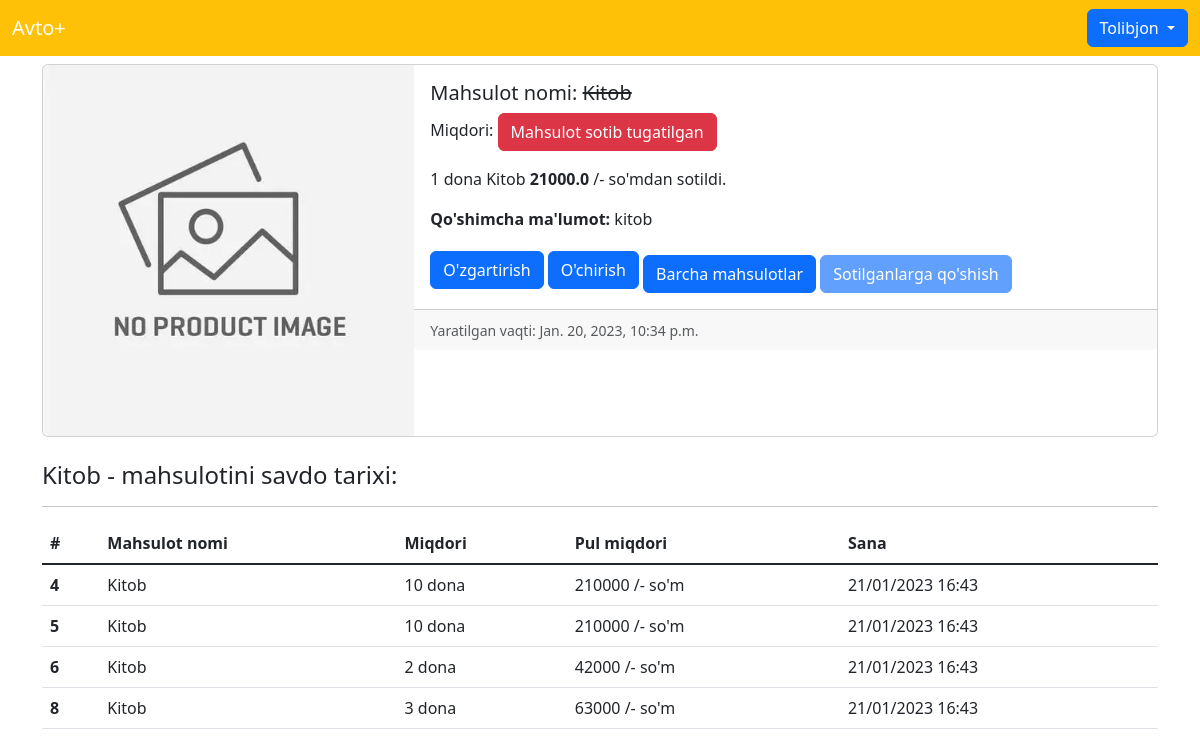
Screenshot of /products/12/ (signed in) with the database file from the repository.
### products/models.py (models this page shows, shortened)
class AllProducts(models.Model):
    nomi = models.CharField(max_length=250)
    miqdori = models.PositiveIntegerField()
    miqdor_birligi = models.CharField(max_length=150, help_text="O'lchov birligini kiriting: Kg, Tonna, Vagon, Litr, Dona", null=True)
    birlik_narxi = models.FloatField(null=True)
    tavsif = models.TextField()
    photo = models.ImageField(upload_to='images/' , default="images/no-image.jpg")
    created_at = models.DateTimeField(auto_now_add=True, null=True)

class SoldProducts(models.Model):
    product = models.ForeignKey(AllProducts,on_delete=models.CASCADE, related_name="soldproducts")
    miqdori = models.PositiveIntegerField(
        null=True, help_text="Sotilgan mahsulot miqdorini kiriting."
    )
    created_at = models.DateTimeField(default=timezone.now)

### products/views.py (the view)
# urls.py: path("products/<int:pk>/" , PrDetailView.as_view() , name="info"),
class PrDetailView(LoginRequiredMixin , DetailView):
    model = AllProducts
    template_name = "info.html"

### templates/info.html (shortened to what this page needs)
{% extends 'base.html' %}
{% load crispy_forms_tags %}
{% block content %}
<div class="card mb-3 w-85 mx-auto">
    <div class="row g-0">
      <div class="col-md-4">
        {% if object.photo %}
        <img src="{{ object.photo.url }}" class="img-fluid rounded-start" alt="...">
        {% endif %}
      </div>
      <div class="col-md-8">
        <div class="card-body">
          {% if object.miqdori > 0 %}
          <h5 class="card-title">Mahsulot nomi: {{ object.nomi }}</h5>
            {% else %}
            <h5 class="card-title">Mahsulot nomi: <strike>{{ object.nomi }}</strike></h5>
            {% endif %}
        <p class="card-text">Miqdori:
        {% if object.miqdori > 0 %}
        {{ object.miqdori }} {% if object.miqdor_birligi %} - {{ object.miqdor_birligi }} {% endif %}
        <p class="card-text">Birlik narxi: {{ object.birlik_narxi }} /- so'm</p>
        <p class="card-text">Umumiy narxi: {% widthratio object.birlik_narxi 1 object.miqdori %} /- so'm</p>
        {% else %}
        <spa class="btn btn-danger">Mahsulot sotib tugatilgan</spa>
        <p class="card-text"> 1 {{ object.miqdor_birligi }} {{ object.nomi }}   <strong>{{ object.birlik_narxi }}</strong> /- so'mdan sotildi.</p>
        {% endif %}
        </p>
        <p class="card-text"><strong>Qo'shimcha ma'lumot:</strong> {{ object.tavsif }} </p
            <ul class="list-group list-group-flush">
              <li class="list-group-item">
                <a href="{% url 'update' object.pk %}" class="btn btn-primary">O'zgartirish</a>
                <a href="{% url 'delete' object.pk %}" class="btn btn-primary">O'chirish</a>
                <a href="{% url 'products' %}" class="btn btn-primary mt-2">Barcha mahsulotlar</a>
                {% if object.miqdori > 0 %}
                <a href="{% url 'sold' %}?product={{ object.id }}" class="btn btn-primary mt-2">Sotilganlarga qo'shish</a>
                {% else %}
                <a href="{% url 'sold' %}?product={{ object.id }}" class="btn btn-primary mt-2 disabled">Sotilganlarga qo'shish</a>
                {% endif %}
            </li>
        </div>
        <div class="card-footer">
            <p class="card-text"><small class="text-muted">Yaratilgan vaqti: {{ object.created_at }} </small></p>
        </div>
      </div>
    </div>
  </div>
  <h4 class="mt-4">{{ object.nomi }} - mahsulotini savdo tarixi:</h4>
  <hr>
  {% if object.soldproducts.exists %}
  <table class="table">
    <thead>
      <tr>
        <th scope="col">#</th>
        <th scope="col">Mahsulot nomi</th>
        <th scope="col">Miqdori</th>
        <th scope="col">Pul miqdori</th>
        <th scope="col">Sana</th>
      </tr>
    </thead>
    <tbody class="table-group-divider">
      {% for history in object.soldproducts.all %}
      <tr>
        <th scope="row"> {{ history.id }} </th>
        <td> {{ history.product.nomi }} </td>
        <td> {{ history.miqdori }} {{ history.product.miqdor_birligi }} </td>
        <td> {% widthratio history.miqdori 1 history.product.birlik_narxi %} /- so'm </td>
        <td> {{ history.created_at|date:"d/m/Y G:i" }} </td>
      </tr>
      {% endfor %}
    </tbody>
  </table>
  {% else %}
  <p>Savdo tarixi mavjud emas.</p>
  {% endif %}
{% endblock content %}

### templates/base.html (shortened to what this page needs)
<!DOCTYPE html>
<html lang="en">
<head>
    <link href="https://cdn.jsdelivr.net/npm/bootstrap@5.3.0-alpha1/dist/css/bootstrap.min.css" rel="stylesheet">
    <link rel="stylesheet" href="https://cdnjs.cloudflare.com/ajax/libs/font-awesome/6.2.1/css/all.min.css" />
</head>
<body>
    <nav class="navbar navbar-expand-lg bg-warning">
        <div class="container-fluid">
          <a class="navbar-brand text-white" href="{% url 'home' %}">Avto+</a>
          <div class="collapse navbar-collapse" id="navbarSupportedContent">
           <div>
            {% if user.is_authenticated %}
            <div class="btn-group">
            <button type="button" class="btn btn-primary dropdown-toggle" data-bs-toggle="dropdown" aria-expanded="false">
                {{ user.username }}
            </button>
            </div>
            {% else %}
            <div class="btn-group">
                <a href="{% url 'login' %}" class="btn btn-outline-danger">Kirish</a>
                <a href="tel:+998942742007" class="btn btn-danger">Bog'lanish</a>
            </div>
            {% endif %}
           </div>
          </div>
        </div>
      </nav>
      <div class="container mt-2">
        {% block content %}{% endblock content %}
      </div>
</body>
</html>

### rows the page displays
AllProducts: photo (placeholder picture), nomi "Kitob", miqdor_birligi "dona", birlik_narxi "21000.0", tavsif "kitob", created_at "Jan. 20, 2023, 10:34 p.m."
SoldProducts: id "4", product.nomi "Kitob", miqdori "10", product.miqdor_birligi "dona", miqdori+product "210000", created_at "21/01/2023 16:43"
SoldProducts: id "5", product.nomi "Kitob", miqdori "10", product.miqdor_birligi "dona", miqdori+product "210000", created_at "21/01/2023 16:43"
SoldProducts: id "6", product.nomi "Kitob", miqdori "2", product.miqdor_birligi "dona", miqdori+product "42000", created_at "21/01/2023 16:43"
SoldProducts: id "8", product.nomi "Kitob", miqdori "3", product.miqdor_birligi "dona", miqdori+product "63000", created_at "21/01/2023 16:43"

### other values shown
{{ user.username }} "Tolibjon"
